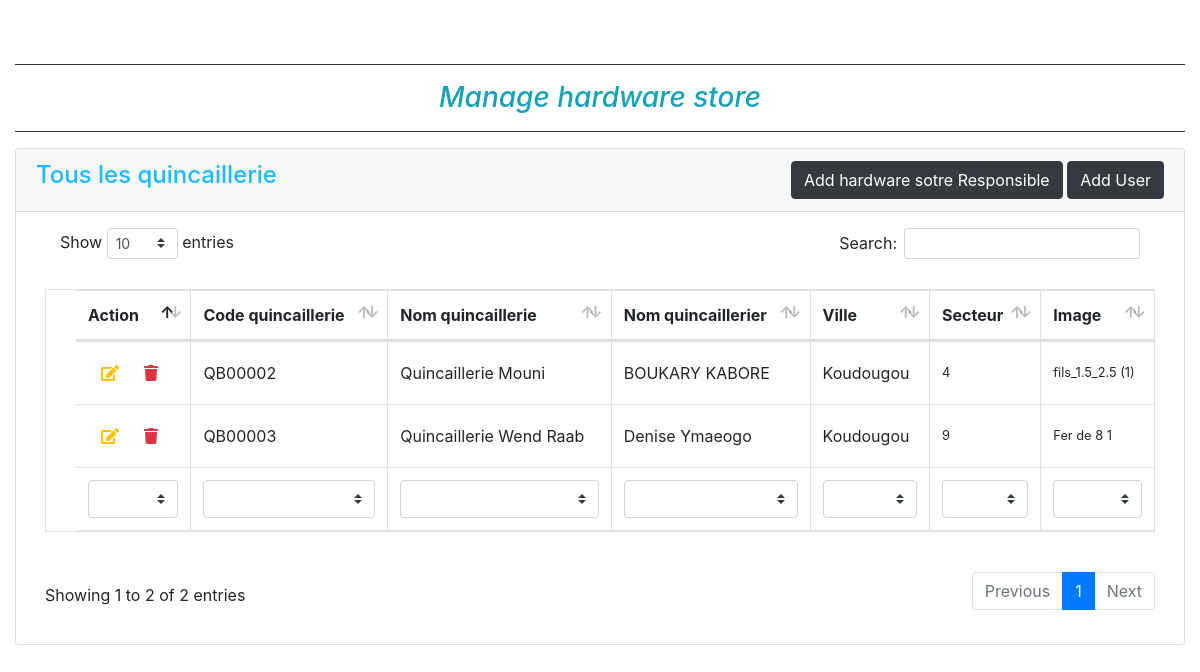
The page /assets/pages/admin/Compte_quincailleries.php (signed in) on the database its author committed.
### tables this page shows
CREATE TABLE IF NOT EXISTS `quincaillerie` (
  `ID_QUINCAILLERIE` varchar(7) NOT NULL,
  `ID_QUINCAILLERIER` varchar(7) DEFAULT NULL,
  `NOM_QUINCAILLERIE` varchar(70) NOT NULL,
  `VILLE_QUINCAILLERIE` varchar(70) DEFAULT NULL,
  `SECTEUR_QUINCAILLERIE` varchar(70) DEFAULT NULL,
  `IMAGE_QUINC` varchar(256) DEFAULT NULL,
  `STATUS_QUINC` varchar(10) DEFAULT NULL,
  PRIMARY KEY (`ID_QUINCAILLERIE`),
  KEY `FK_POSSERDER` (`ID_QUINCAILLERIER`)
);

CREATE TABLE IF NOT EXISTS `users` (
  `ID_USER` int NOT NULL AUTO_INCREMENT,
  `RIGHTS` varchar(50) DEFAULT NULL,
  `PWD` varchar(50) DEFAULT NULL,
  `USER_NAME` varchar(50) DEFAULT NULL,
  `PROFIL` varchar(250) DEFAULT NULL,
  `USER_STATUS` varchar(8) DEFAULT NULL,
  `FIRST_NAME` varchar(70) NOT NULL,
  `LAST_NAME` varchar(70) NOT NULL,
  `EMAIL` varchar(50) NOT NULL,
  `SECTOR` int NOT NULL,
  `CITY` varchar(50) NOT NULL,
  `PHONE` int NOT NULL,
  `CNIB` varchar(10) NOT NULL,
  `USER_CODE` varchar(10) NOT NULL,
  PRIMARY KEY (`ID_USER`)
);

### assets/pages/admin/compte_quincailleries.php (the view, shortened to what this page needs)
<?php
    include('header.php');
    include('bd.php');
    $afficher_quincaillerie=$bdd->query("SELECT * FROM quincaillerie q, users u WHERE q.ID_QUINCAILLERIE=u.RIGHTS");
?>
<div class="container-fluid py-5">
    <hr class="bg-dark">
        <h3 class="text-info text-center"><i>Manage hardware store</i></h3>
       <hr class="bg-dark">
    <div class="row">
        <div class="col-lg-12">
            <div class="card wow fadeInDown">
                <div class="card-header">
                    <div class="row">
                        <div class="col-6">
                            <h4 class="text-bluesky">Tous les quincaillerie</h4>
                        </div>
                        <div class="col-6 text-right">
                            <a class="btn btn-dark" href="Ajouter_quincaillerie.php" role="button">Add hardware sotre Responsible</a>
                            <a class="btn btn-dark" href="user_account.php" role="button">Add User</a>
                        </div>
                    </div>
                </div>
                <div class="card-body py-2">
                    <table class="table table-bordered table-hover table-responsive-lg table-responsive-md table-responsive-sm" id="table">
                        <thead>
                            <tr>
                               <th class="text-truncate">Action</th>
                                <th class="text-truncate">Code quincaillerie</th>
                                <th class="text-truncate">Nom quincaillerie</th>
                                <th class="text-truncate">Nom quincaillerier</th>
                                <th class="text-truncate">Ville</th>
                                <th class="text-truncate">Secteur</th>
                                <th class="text-truncate">Image</th>
                            </tr>
                        </thead>
                        <tbody>
                            <?php
                                    while($afficher_quincailleries = $afficher_quincaillerie->fetch()):?>
                                <tr>
                                    <td class="text-truncate">
                                        <div class="btn-group" role="group" aria-label="Button group">
                                            <button class="btn text-truncate" data-toggle="modal" data-target="#upModal" onclick="Modifier_quincaillerie(<?= $afficher_quincailleries['ID_QUINCAILLERIE']?>,<?= $afficher_quincailleries['NOM_QUINCAILLERIE']?>,<?= $afficher_quincailleries['VILLE_QUINCAILLERIE']?>,<?= $afficher_quincailleries['SECTEUR_QUINCAILLERIE']?>,<?= $afficher_quincailleries['IMAGE_QUINC']?>)"><i class="fas fa-edit text-warning"></i></button>
                                            <button class="btn text-truncate" data-toggle="modal" data-target="#delModal"><i class="fas fa-trash text-danger" onclick="Supprimer_quincaillerie(<?= htmlspecialchars(json_encode($afficher_quincailleries['RIGHTS']))?>,<?= htmlspecialchars(json_encode($afficher_quincailleries['NOM_QUINCAILLERIE']))?>)"></i></button>
                                        </div>
                                    </td>
                                    <td class="text-truncate"><?= $afficher_quincailleries['RIGHTS'] ?></td>
                                    <td class="text-truncate"> <?= $afficher_quincailleries['NOM_QUINCAILLERIE'] ?></td>
                                    <td class="text-truncate"><?= $afficher_quincailleries['LAST_NAME'] ?> <?= $afficher_quincailleries['FIRST_NAME']?></td>
                                    <td class="text-capitalize text-truncate"><?= $afficher_quincailleries['VILLE_QUINCAILLERIE']?></td>
                                    <td class="small"><?= $afficher_quincailleries['SECTEUR_QUINCAILLERIE'] ?></td>
                                    <td class="small"><?= $afficher_quincailleries['IMAGE_QUINC'] ?></td>
                                </tr>
                                <?php endwhile;?>
                        </tbody>
                        <tfoot>
                            <tr>
                                <th class="text-truncate">Action</th>
                                <th class="text-truncate">Code quincaillerie</th>
                                <th class="text-truncate">Nom quincaillerie</th>
                                <th class="text-truncate">Nom quincaillerier</th>
                                <th class="text-truncate">Ville</th>
                                <th class="text-truncate">Secteur</th>
                                <th class="text-truncate">Image</th>
                            </tr>
                        </tfoot>
                    </table>
                </div>
            </div>
        </div>
    </div>
</div>
<?php
include('foot.php');
?>

### assets/css/styles.css (style rules this page uses)
.text-bluesky { color: #18bcfd; }

### assets/css/stylebody.css (style rules this page uses)
body { padding: 0; margin: 0; }

### assets/css/style.css (style rules this page uses)
body { padding: 0; margin: 0; width: 100%; }

### rows shown on the page
quincaillerie: users.RIGHTS "QB00002", NOM_QUINCAILLERIE "Quincaillerie Mouni", users.LAST_NAME "BOUKARY", users.FIRST_NAME "KABORE", VILLE_QUINCAILLERIE "Koudougou", SECTEUR_QUINCAILLERIE "4", IMAGE_QUINC "fils_1.5_2.5 (1)"
quincaillerie: users.RIGHTS "QB00003", NOM_QUINCAILLERIE "Quincaillerie Wend Raab", users.LAST_NAME "Denise", users.FIRST_NAME "Ymaeogo", VILLE_QUINCAILLERIE "Koudougou", SECTEUR_QUINCAILLERIE "9", IMAGE_QUINC "Fer de 8 1"
